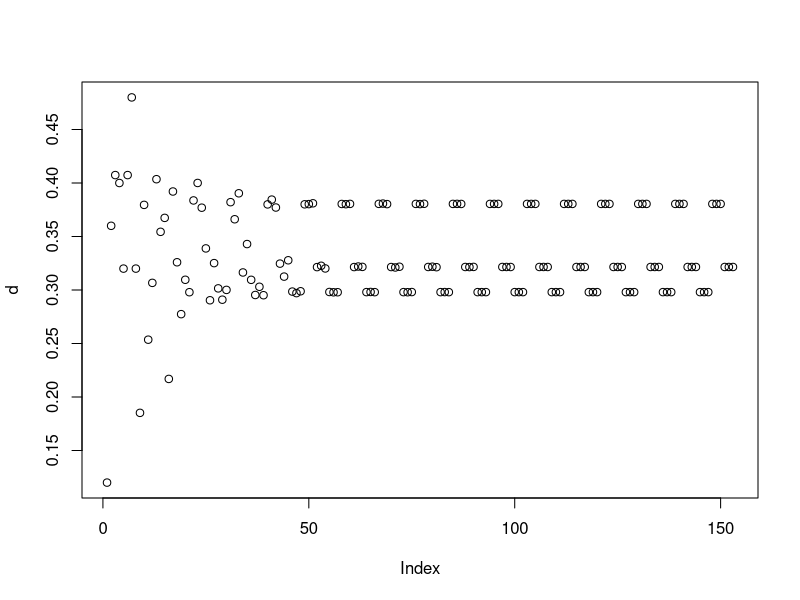

Write R code to recreate this figure.
data=round(runif(100,1,3))
data
e=matrix(1:100,nrow=1,ncol=100)
u=matrix(1:100,nrow=1,ncol=100)
m=matrix(1:100,nrow=1,ncol=100)
for( i in 1:100){
  u[i]=0
  m[i]=0
}
M=array(dim=c(3,3,17))
for(a in 1:3){
  for( j in 1:3){
    for(k in 1:17){
      M[a,j,k]=0
    }
  }
}
max=0
e=0
for( i in 1:99){
  if ((data[i])==(data[i+1])){
    e=e+1
    
  }else{
    
    m[i]=data[i+1]
    u[i]=data[i]
    for(a in 1:99){
      for( j in 1:99){
        for(k in 0:16){
          if(((data[a])==(u[i]))&((data[j])==(m[i]))&((k)==(e))){
            if(e>0){
              M[u[i],m[i],e+1]=M[u[i],m[i],e+1]+1
              if(e>max){
                max=e+1
              }
              e=0 }
          }
        }
      }
    }
    
  }
  
}

max
M
tm=matrix(c(rep(0,15)),3,3)
tm
tpm=matrix(c(rep(0,15)),3,3)
tpm
for(i in 1:length(data)-1){
  tm[data[i],data[i+1]]=(tm[data[i],data[i+1]]+1)
  tm
}
for(i in 1:3){
  for(j in 1:3){
    if(i==j){
      tm[i,j]=0
    }
  }
}

print(tm)

for(j in 1:3){
  tpm[j,]=(tm[j,]/sum(tm[j,]))
  
}
tpm
H=array(dim=c(3,3,17))
l= matrix(1:9,nrow=3,ncol=3)
for(a in 1:3){
  for( j in 1:3){
    for(k in 1:17){
      H[a,j,k]=0
      l[a,j]=0
    }
  }
}
for(k in 2:17){
  for(a in 1:3){
    for( j in 1:3){
      if(tm[a,j]>0){
        H[a,j,k]=M[a,j,k]/tm[a,j]
      }
    }
  }
}

for(a in 1:3){
  for( j in 1:3){
    for(k in 2:17){
      l[a,j]=l[a,j]- H[a,j,k]
      
    }
  }
}
for(a in 1:3){
  for( j in 1:3){
    
    H[a,j,1]=(1+l[a,j])
  }
}

for(k in 1:17){
  for(a in 1:3){
    for( j in 1:3){
      if(a==j){
        H[a,j,k]=0
      }
    }
  }
}
H
C=array(dim=c(3,3,17))
for(a in 1:17){
  for(j in 1:3){
    for(m in 1:3){
      C[j,m,a]=(tpm[j,m])*(H[j,m,a])
      
    }
  }
}
C
k=0
w=array(dim=c(3,3,17))
for(a in 1:17){
  for(j in 1:3){
    for(m in 1:3){
      w[j,m,a]=0
    }
  }
}
for(a in 1:17){
  for(j in 1:3){
    for(m in 1:3){
      w[j,j,a]=C[j,m,a]+k
      k=w[j,j,a]
    }
    k=0
  }
}
w
b=matrix(9,3,3)
for(a in 1:3){
  for(i in 1:3){
    if(a==i){
      b[a,i]=1
    }else{
      b[a,i]=0
    }
  }
}
b
Y=array(dim=c(3,3,17))
A=matrix(1:9,nrow=3,ncol=3)
for(i in 1:3){
  for(j in 1:3){
    for(a in 1:17){
      
      Y[i,j,a]=0
      
    }
  }
}
for(i in 1:3){
  for(j in 1:3){
    if(i==j){
      Y[i,j,1]=1-w[i,j,1]
    }
  }
}
for(i in 1:3){
  for(j in 1:3){
    for(a in 2:17){
      if(i==j){
        Y[i,j,a]=Y[i,j,a-1]-w[i,j,a]
      }
    }
  }
}
Y     
d=array(dim=c(3,3,17))
k=array(dim=c(3,3,17))
for(i in 1:3){
  for(j in 1:3){
    for(a in 1:17){
      k[i,j,a]=0
    }
  }
}
d[,,1]=Y[,,1]+C[,,1]
for(n in 2:17){
  for(i in 1:(n-1)){
    k[,,n]=k[,,n]+(C[,,i])%*%(d[,,(n-i)])
    
  }
  d[,,n]=Y[,,n]+k[,,n]+C[,,n]
}
d
plot(d)
